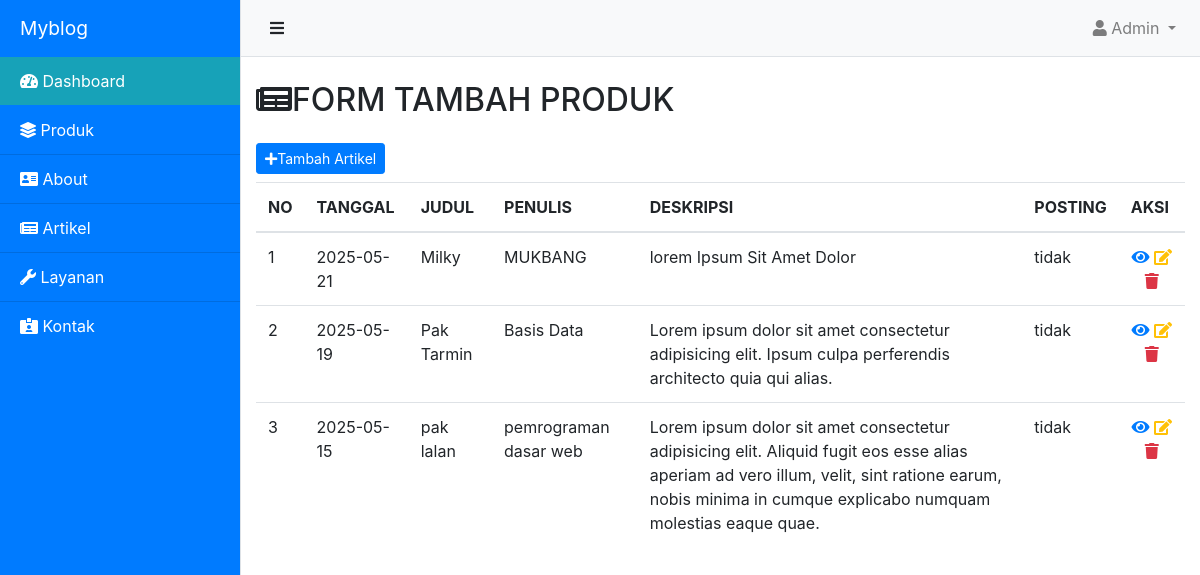
Page /admin/dashboard.php?module=artikel&page=daftar-artikel (signed in) on the committed database.
### tables this page shows
CREATE TABLE `artikel` (
  `id` mediumint NOT NULL,
  `tanggal` date NOT NULL,
  `judul` varchar(255) NOT NULL,
  `penulis` varchar(255) NOT NULL,
  `deskripsi` text NOT NULL,
  `posting` enum('tidak','ya') NOT NULL
);

### model/database.php (called while the page is built, shortened)
<?php
class Koneksi {
    public function getConnection() {
        $this->conn = mysqli_connect('localhost', 'root', '', 'db_mita');
        return $this->conn;
    }
}

### model/Artikel.php (called while the page is built, shortened)
<?php
    require_once('database.php');
    class Artikel extends koneksi{
        private $conn;
        public function __construct(){
            $this->conn = $this->getConnection();
        }
        public function getAll(){
            $query = "SELECT * FROM artikel ORDER BY id DESC";
            $result = $this->conn->query($query);
            $data = array();
            if($result->num_rows > 0){
                while($row = $result->fetch_assoc()){
                    $data[] = $row;
                }
            }
            return $data;
    }
}

### admin/page/artikel/daftar-artikel.php (the view)
<h2 class="mt-4 mb-4"><i class="fas fa-newspaper"></i>FORM TAMBAH PRODUK</h2>
<div class="row">
    <div class="col">
        <div class="mb-2">
            <a href="#" class="btn btn-sm btn-primary"><i class="fa fa-plus"></i>Tambah Artikel</a>
        </div>
        <table class="table table-hover">
            <thead>
                <tr>
                    <th>NO</th>
                    <th>TANGGAL</th>
                    <th>JUDUL</th>
                    <th>PENULIS</th>
                    <th>DESKRIPSI</th>
                    <th>POSTING</th>
                    <th>AKSI</th>
                </tr>
            </thead>
            <tbody>
                <?php
                    require_once('../model/Artikel.php');
                    $artikel = new Artikel();
                    $artikels = $artikel->getAll();
                    $nomor = 1;
                    foreach($artikels as $row){
                    ?>
                        <tr>
                            <td><?=$nomor++;?></td>
                            <td><?=$row['tanggal'];?></td>
                            <td><?=$row['penulis'];?></td>
                            <td><?=$row['judul'];?></td>
                            <td><?=$row['deskripsi'];?></td>
                            <td><?=$row['posting'];?></td>
                            <td class="text-center">
                                <a href="#" data-toggle="tooltip" data-placement="top" title="detail"><i class="fa fa-eye text-succes"></i></a>
                                <a href="#" data-toggle="tooltip" data-placement="top" title="edit"><i class="fa fa-edit text-warning"></i></a>
                                <a href="#" data-toggle="tooltip" data-placement="top" title="hapus"><i class="fa fa-trash text-danger"></i></a>
                            </td>
                        </tr>
                    <?php
                    }
                ?>
            </tbody>
        </table>
    </div>
</div>

### assets/css/simple-sidebar.css (style rules this page uses)
body { overflow-x: hidden; }

### rows in the picture
artikel: tanggal "2025-05-21", penulis "Milky", judul "MUKBANG", deskripsi "lorem Ipsum Sit Amet Dolor", posting "tidak"
artikel: tanggal "2025-05-19", penulis "Pak Tarmin", judul "Basis Data", deskripsi "Lorem ipsum dolor sit amet consectetur adipisicing elit. Ipsum culpa perferendis architecto quia qui alias.", posting "tidak"
artikel: tanggal "2025-05-15", penulis "pak lalan", judul "pemrograman dasar web", deskripsi "Lorem ipsum dolor sit amet consectetur adipisicing elit. Aliquid fugit eos esse alias aperiam ad vero illum, velit, sint ratione earum, nobis minima in cumque explicabo numquam molestias eaque quae.", posting "tidak"
